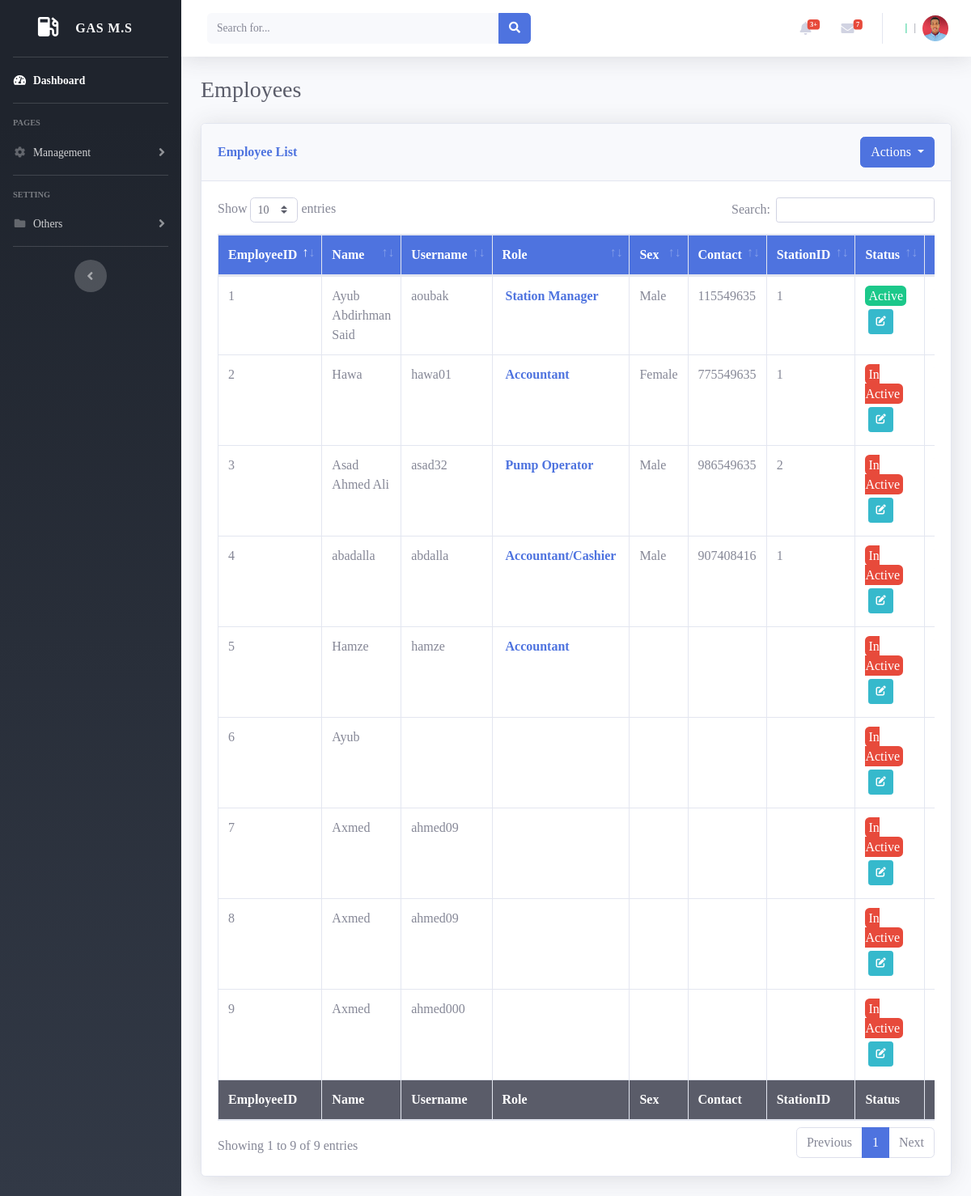
The page /Employees.php on the database as committed earlier.
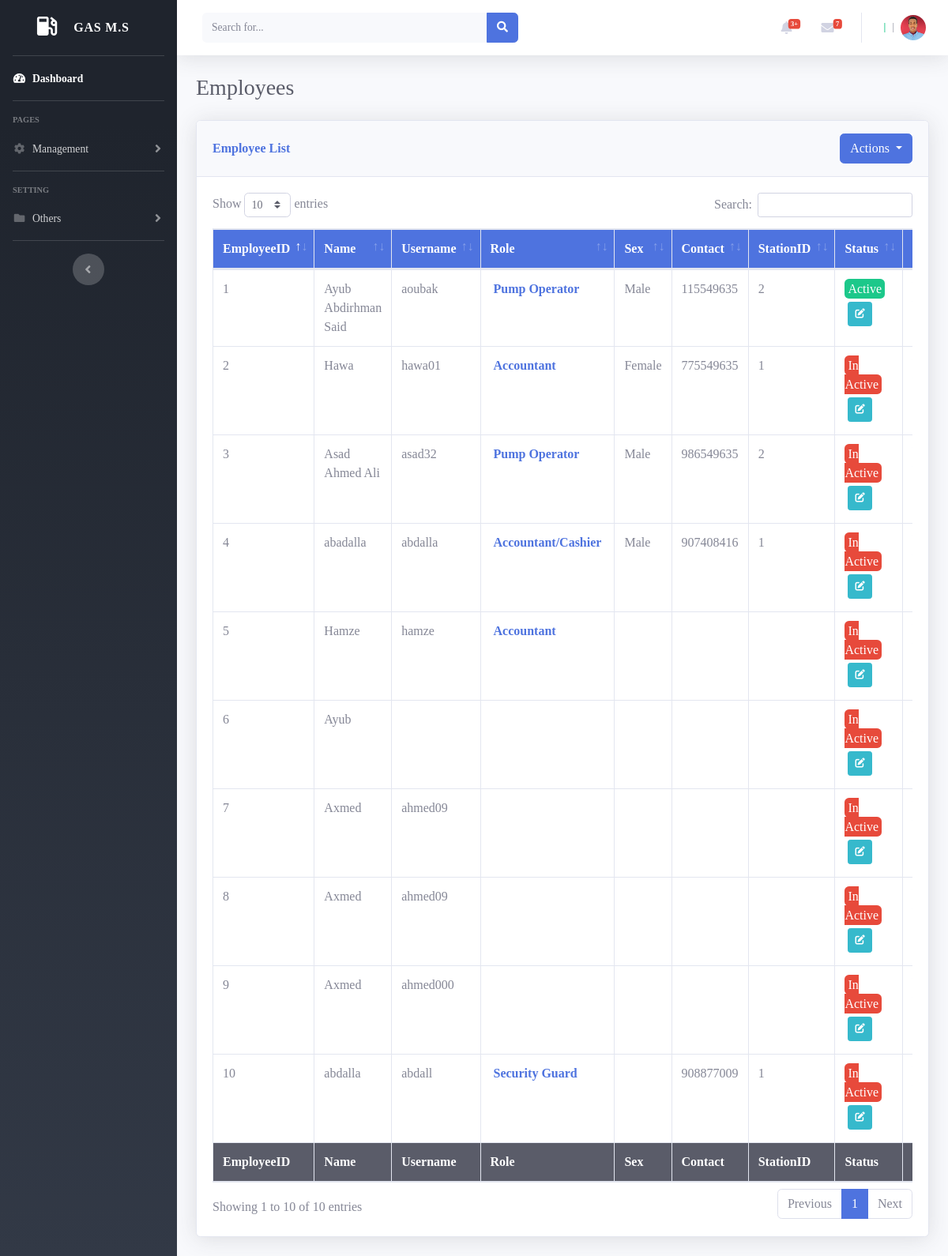
The same page on the database as committed later.
### tables this page shows
CREATE TABLE `employees` (
  `EmployeeID` int NOT NULL,
  `fisrtName` varchar(255) NOT NULL,
  `lastName` varchar(255) NOT NULL,
  `Email` varchar(255) NOT NULL,
  `UserName` varchar(255) DEFAULT NULL,
  `Password` varchar(255) NOT NULL,
  `Role` varchar(255) DEFAULT NULL,
  `Sex` varchar(255) DEFAULT NULL,
  `ContactNumber` int DEFAULT NULL,
  `StationID` int DEFAULT NULL,
  `Status` int DEFAULT '0'
);

### includes/dbManager.php (called while the page is built, shortened)
<?php
function getConnection(
    $host = "localhost",
    $user = "root",
    $password = "",
    $databasename = "fms"
) {
    $conn = new mysqli($host, $user, $password, $databasename);
    return $conn;
}
?>
    <?php
function getEmployees()
{
    $conn = getConnection();
    $result = $conn->query("SELECT * FROM Employees");
    $rows = $result->fetch_all(MYSQLI_ASSOC);
    return $rows;
}
    ?>

### Employees.php (the view, shortened to what this page needs)
<?php
include("view/partials/head.php");
include("includes/dbManager.php");
?>
<body id="page-top">
    <div id="wrapper">
        <?php
        include("view/partials/sidebar.php");
        ?>
        <div id="content-wrapper" class="d-flex flex-column">
            <div id="content">
                <?php
                include("view/partials/nav.php");
                ?>
                <div class="container-fluid">
                    <div
                        class="d-sm-flex align-items-center justify-content-between mb-4">
                        <h1 class="h3 mb-0 text-gray-800">Employees</h1>
                    </div>
                    <div class="card shadow mb-4">
                        <div class="card-header py-3 d-flex justify-content-between align-items-center">
                            <h6 class="m-0 font-weight-bold text-primary">Employee List</h6>
                            <div class="actions">
                                <div class="dropdown  bg-white ">
                                    <button class="btn btn-primary dropdown-toggle" type="button" id="dropdownMenu2" data-toggle="dropdown" aria-haspopup="true" aria-expanded="false">
                                        Actions
                                    </button>
                                </div>
                            </div>
                        </div>
                        <div class="card-body">
                            <div class="table-responsive">
                                <table class="table table-bordered" id="dataTable" width="100%" cellspacing="0">
                                    <thead class="bg-primary text-white">
                                        <tr>
                                            <th>EmployeeID</th>
                                            <th>Name</th>
                                            <th>Username</th>
                                            <th>Role</th>
                                            <th>Sex</th>
                                            <th>Contact</th>
                                            <th>StationID</th>
                                            <th>Status</th>
                                            <th>Actions</th>
                                        </tr>
                                    </thead>
                                    <tfoot class="bg-gray-800 text-white">
                                        <tr>
                                            <th>EmployeeID</th>
                                            <th>Name</th>
                                            <th>Username</th>
                                            <th>Role</th>
                                            <th>Sex</th>
                                            <th>Contact</th>
                                            <th>StationID</th>
                                            <th>Status</th>
                                            <th>Actions</th>
                                        </tr>
                                    </tfoot>
                                    <tbody>
                                        <?php
                                        $Employees = getEmployees();
                                        foreach ($Employees as $Employee) {
                                        ?>
                                            <tr>
                                                <td><?php echo $Employee['EmployeeID']; ?></td>
                                                <td><?php echo $Employee['fisrtName']; ?></td>
                                                <td><?php echo $Employee['UserName']; ?></td>
                                                <td><span class="text-primary font-weight-bold p-1 rounded"><?php echo $Employee['Role']; ?></span></td>
                                                <td><?php echo $Employee['Sex']; ?></td>
                                                <td><?php echo $Employee['ContactNumber']; ?> </td>
                                                <td><?php echo $Employee['StationID']; ?> </td>
                                                <td> <?php
                                                        if ($Employee['Status'] == 0) {
                                                            echo '<span  class="bg-danger text-white p-1 rounded">In Active</span> ';
                                                        }
                                                        if ($Employee['Status'] == 1) {
                                                            echo '<span  class="bg-success text-white p-1 border-0 rounded">Active</span>';
                                                        }
                                                        ?> <button class="btn btn-info btn-sm m-1" data-toggle="modal" data-target=".bd-update-modal-lg">
                                                        <i class="fa-solid fa-pen-to-square fa-sm"></i></button> </td>
                                                <td>
                                                </td>
                                            </tr>
                                        <?php }
                                        ?>
                                    </tbody>
                                </table>
                            </div>
                        </div>
                    </div>
                </div>
            </div>
        </div>
    </div>
</body>
</html>

### view/partials/head.php (shortened to what this page needs)
<!DOCTYPE html>
<html lang="en">
<head>
    <link rel="stylesheet" href="https://cdnjs.cloudflare.com/ajax/libs/font-awesome/6.7.2/css/all.min.css" />
    <link href="vendor/fontawesome-free/css/all.min.css" rel="stylesheet" type="text/css">
    <link href="css/sb-admin-2.min.css" rel="stylesheet">
    <link href='https://unpkg.com/boxicons@2.1.4/dist/boxicons.js' rel='stylesheet'>
    <link href='https://unpkg.com/boxicons@2.1.4/css/boxicons.min.css' rel='stylesheet'>
    <link href="vendor/fontawesome-free/css/all.min.css" rel="stylesheet"
        type="text/css">
    <link href="css/sb-admin-2.min.css" rel="stylesheet">
    <link href="vendor/datatables/dataTables.bootstrap4.min.css"
        rel="stylesheet">
</head>

### view/partials/sidebar.php (shortened to what this page needs)
<ul class="navbar-nav bg-gradient-primary sidebar sidebar-dark accordion" id="accordionSidebar">
    <a class="sidebar-brand d-flex align-items-center justify-content-center" href="index.php">
        <div class="sidebar-brand-icon ">
            <i class='bx bxs-gas-pump'></i>
        </div>
        <div class="sidebar-brand-text mx-3">Gas M.S<sup></sup></div>
    </a>
    <hr class="sidebar-divider my-0">
    <li class="nav-item active">
        <a class="nav-link" href="index.php">
            <i class="fas fa-fw fa-tachometer-alt"></i>
            <span>Dashboard</span></a>
    </li>
    <hr class="sidebar-divider">
    <div class="sidebar-heading">
        Pages
    </div>
    <li class="nav-item">
        <a class="nav-link collapsed" href="#" data-toggle="collapse" data-target="#collapseTwo"
            aria-expanded="true" aria-controls="collapseTwo">
            <i class="fas fa-fw fa-cog"></i>
            <span>Management</span>
        </a>
    </li>
    <hr class="sidebar-divider">
    <div class="sidebar-heading">
        Setting
    </div>
    <li class="nav-item">
        <a class="nav-link collapsed" href="#" data-toggle="collapse" data-target="#collapsePages"
            aria-expanded="true" aria-controls="collapsePages">
            <i class="fas fa-fw fa-folder"></i>
            <span>Others</span>
        </a>
    </li>
    <hr class="sidebar-divider d-none d-md-block">
    <div class="text-center d-none d-md-inline">
        <button class="rounded-circle border-0" id="sidebarToggle"></button>
    </div>
</ul>

### view/partials/nav.php (shortened to what this page needs)
<nav class="navbar navbar-expand navbar-light bg-white topbar mb-4 static-top shadow">
    <form
        class="d-none d-sm-inline-block form-inline mr-auto ml-md-3 my-2 my-md-0 mw-100 navbar-search">
        <div class="input-group">
            <input type="text" class="form-control bg-light border-0 small" placeholder="Search for..."
                aria-label="Search" aria-describedby="basic-addon2">
            <div class="input-group-append">
                <button class="btn btn-primary" type="button">
                    <i class="fas fa-search fa-sm"></i>
                </button>
            </div>
        </div>
    </form>
    <ul class="navbar-nav ml-auto">
        <li class="nav-item dropdown no-arrow mx-1">
            <a class="nav-link dropdown-toggle" href="#" id="alertsDropdown" role="button"
                data-toggle="dropdown" aria-haspopup="true" aria-expanded="false">
                <i class="fas fa-bell fa-fw"></i>
                <span class="badge badge-danger badge-counter">3+</span>
            </a>
        </li>
        <li class="nav-item dropdown no-arrow mx-1">
            <a class="nav-link dropdown-toggle" href="#" id="messagesDropdown" role="button"
                data-toggle="dropdown" aria-haspopup="true" aria-expanded="false">
                <i class="fas fa-envelope fa-fw"></i>
                <span class="badge badge-danger badge-counter">7</span>
            </a>
        </li>
        <li class="nav-item dropdown no-arrow">
            <a class="nav-link dropdown-toggle" href="#" id="userDropdown" role="button"
                data-toggle="dropdown" aria-haspopup="true" aria-expanded="false">
                <span class="mr-2 d-none d-lg-inline text-success small font-weight-bold">
                  <?php
                       if((empty($row['Role'])) ){
                          echo "|";
                       } else{
                          echo $row['Role'];
                      } ;
                      ?></span>
                <span class="mr-2 d-none d-lg-inline text-gray-600 small">
                  <?php
                  if((empty($row['UserName'])) ){
                      echo "|";
                   } else{
                      echo $row['UserName'];
                  }
                      ?></span>
                <img class="img-profile rounded-circle"
                    src="puplic/images/profile.jpg">
            </a>
        </li>
    </ul>
</nav>

Rows that differ between the two databases and show on the page:
changed employees "Ayub Abdirhman Said": Role "Station Manager" → "Pump Operator"; StationID "1" → "2"
added employees: EmployeeID "10", fisrtName "abdalla", UserName "abdall", Role "Security Guard", ContactNumber "908877009", StationID "1", Status "In Active"
Other text that changed with them:
text written by a page script: "Show entries Search: Showing 1 to 9 of 9 entries Previous 1 Next" → "Show entries Search: Showing 1 to 10 of 10 entries Previous 1 Next"
